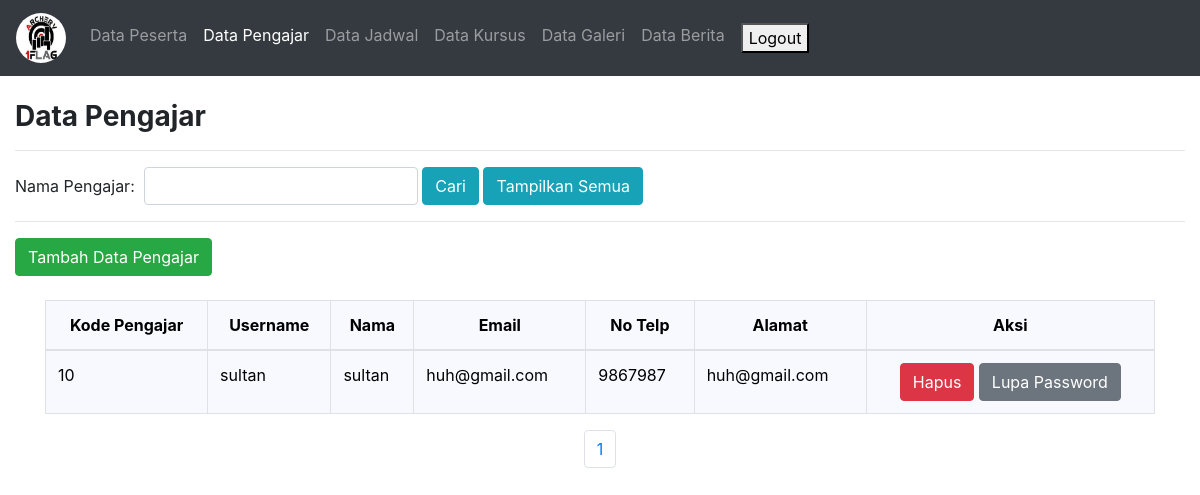
Screenshot of /admin/datapengajar.php (signed in) with the database file from the repository.
### tables this page shows
CREATE TABLE `pengajar` (
  `kode_pengajar` int(6) NOT NULL,
  `username` varchar(15) NOT NULL,
  `nama` varchar(30) NOT NULL,
  `no_telp` varchar(20) NOT NULL,
  `email` varchar(40) NOT NULL,
  `alamat` varchar(255) NOT NULL
);

### admin/datapengajar.php (the view, shortened to what this page needs)
<!DOCTYPE html>
<html lang="en">
<head>
<link rel="stylesheet" href="bs4/1_bootstrap-4.3.1.min.css" >
<?php
include "koneksi.php";
$record_per_page = 5;
$page='';
if(isset($_GET["page"])){
	$page = $_GET["page"];
}else{
	$page = 1;
}
$start_from = ($page - 1)*$record_per_page;
?>
</head>
<?php
if(isset($_POST['cari'])){
	$querytabel = "select * from pengajar where nama='$_POST[nama]' LIMIT $start_from, $record_per_page";
	$page_query = "select * from pengajar where nama='$_POST[nama]'";
}else{
	$querytabel = "select * from pengajar LIMIT $start_from, $record_per_page";
	$page_query ="select * from pengajar";
}
?>
<body>
<nav class="navbar navbar-expand-lg navbar-dark bg-dark" id="warna_navigasi" >
<span class="navbar-brand" ><img src="logo.png" width="50" height="50" class="rounded-circle"></span>
<div class="collapse navbar-collapse" id="navigasi">
	<ul class="navbar-nav">
	<li class="nav-item ">
		<a class="nav-link" href="datapeserta.php">Data Peserta</a>
	</li>
	<li class="nav-item active">
		<a class="nav-link" href="datapengajar.php">Data Pengajar</a>
	</li>
	<li class="nav-item ">
		<a class="nav-link" href="datajadwal.php">Data Jadwal</a>
	</li>
	<li class="nav-item ">
		<a class="nav-link" href="datakursus.php">Data Kursus</a>
	</li>
	<li class="nav-item">
		<a class="nav-link" href="datagaleri.php">Data Galeri</a>
	</li>
	<li class="nav-item ">
		<a class="nav-link" href="databerita.php">Data Berita</a>
	</li>
	<li class="nav-item">
		<a class="nav-link" href="logout.php"><button id="tombol">Logout</button></a>
	</li>
	</ul>
</div>
</nav>
<br>
<div class="container-fluid">
<h3><b>Data Pengajar</b></h3>
<hr>
	<form class="form form-inline" action="" method="post">
	Nama Pengajar: &nbsp;
	<input type="text" class="form-control" name="nama">&nbsp;
	<input type="submit" class="btn btn-info" name="cari" value="Cari">
		<input type="submit" class="btn btn-info" name="tampilkan_semua" value="Tampilkan Semua">
	</form>
	<hr>
	<a href="datapengajarTambah.php"><button class="btn btn-success">Tambah Data Pengajar</button></a>
	</div>
<br>
<div class="container">
	<?php
		$hasil= mysqli_query($koneksi, $querytabel);
		if(mysqli_num_rows($hasil) > 0) {
	?>
	<div class="table-responsive ">
<table class="table table-bordered" id="konten">
	<thead>
	<tr>
		<th><center>Kode Pengajar</center></th>
		<th><center>Username</center></th>
		<th><center>Nama</center></th>
		<th><center>Email</center></th>
		<th><center>No Telp</center></th>
		<th><center>Alamat</center></th>
		<th><center>Aksi</center></th>
	</tr>
	</thead>
	<tbody>
	<?php
			while($baris = mysqli_fetch_assoc($hasil)) {
	?>
		<tr>
		<td><?php echo $baris['kode_pengajar']; ?></td>
		<td><?php echo $baris['username']; ?></td>
		<td><?php echo $baris['nama']; ?></td>
		<td><?php echo $baris['email']; ?></td>
		<td><?php echo $baris['no_telp']; ?></td>
		<td><?php echo $baris['alamat']; ?></td>
		<td>
			<center>
				<a href="datapengajarhapus.php?kode_pengajar=<?php echo $baris["kode_pengajar"]; ?>"><button class="btn btn-danger">Hapus</button></a>
				<a href="datapengajarLupaPassword.php?kode_pengajar=<?php echo $baris["kode_pengajar"]; ?>"><button class="btn btn-secondary">Lupa Password</button></a>
			</center>
		</td>
	</tr>
	</tbody>
	<?php
			}
	?>
</table>
<center>
	<ul class="pagination justify-content-center">
<?php
		$page_result = mysqli_query($koneksi, $page_query);
		$total_records= mysqli_num_rows($page_result);
		$total_pages = ceil($total_records/$record_per_page);
		for ($i=1; $i<=$total_pages; $i++)
			{
			echo '<li class="page-item"><a class="page-link" href="datapengajar.php?page='.$i.'">'.$i.'</a></li>';
			}
?>
	</ul>
</center>
</div>
<?php
		}else{
			echo "Data Kosong";
		}
		?>
</div>
</body>
</html>

### admin/datapengajar.php (style rules this page uses)
#warna_navigasi { background-color:dark; }
#konten { background-color:#F8F8FF; color:black; }

### rows the page displays
pengajar: kode_pengajar "10", username "sultan", nama "sultan", email "huh@gmail.com", no_telp "9867987", alamat "huh@gmail.com"
